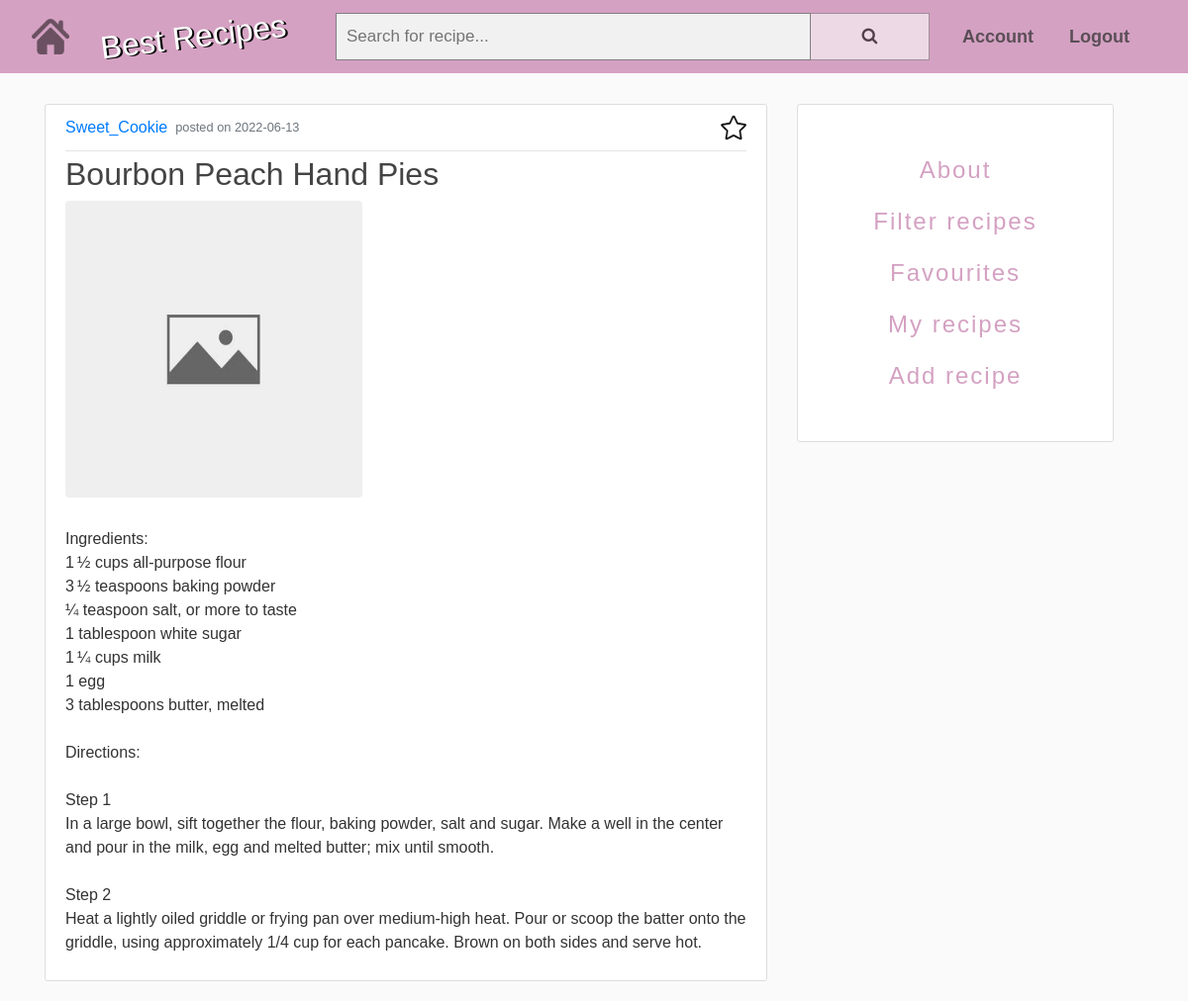
The page /recipes/1 (signed in) on the database its author committed.
### recipes_app/models.py (models this page shows, shortened)
class User(db.Model, UserMixin):
    id = db.Column(db.Integer, primary_key=True)
    username = db.Column(db.String(20), unique=True, nullable=False)
    email = db.Column(db.String(50), unique=True, nullable=False)
    profile_picture = db.Column(db.String(20), nullable=False, default='default_profile_picture.jpg')
    password = db.Column(db.String(60), nullable=False)
    uploaded_recipes = db.relationship('Recipe', backref='author', lazy=True)
    favourite_recipes = db.relationship('Recipe', secondary=lambda: users_favourites_table)
    favourites = association_proxy("favourite_recipes", "recipe_name")

class Recipe(db.Model):
    id = db.Column(db.Integer, primary_key=True)
    recipe_name = db.Column(db.String(60), nullable=False)
    date_posted = db.Column(db.DateTime, nullable=False, default=datetime.utcnow)
    food_image = db.Column(db.String(20), nullable=False, default='default_food_image.jpg')
    description = db.Column(db.String(500), nullable=False)
    user_id = db.Column(db.Integer, db.ForeignKey('user.id'), nullable=False)
    is_private = db.Column(db.Boolean, nullable=False, default=False)
    recipe_tags = db.relationship("Tag", secondary=lambda: recipes_tags_table)
    tags = association_proxy("recipe_tags", "tag")

### recipes_app/routes.py (the view)
@app.route("/recipes/<int:recipe_id>", endpoint='show_recipe')
def show_recipe(recipe_id):
    recipe = Recipe.query.get_or_404(recipe_id)
    if not recipe.is_private or recipe.author == current_user:
        if current_user.is_authenticated:
            icon = '../static/star2.png' if recipe.recipe_name in current_user.favourites else '../static/star.png'
        else:
            icon = '../static/star2.png'
        return render_template("recipe.html", title=recipe.recipe_name, recipe=recipe, icon=icon)
    return render_template("error_message.html", message='Access denied. You are not authorized to do this action.')

### recipes_app/forms.py
class SearchbarForm(FlaskForm):
    search = StringField("Search", validators=[DataRequired()])
    submit = SubmitField('Submit')

### recipes_app/models.py (called while the page is built)
@login_manager.user_loader
def load_user(user_id):
    return User.query.get(int(user_id))

### recipes_app/routes.py (called while the page is built)
@app.context_processor
def base():
    form = SearchbarForm()
    return dict(form=form)

### recipes_app/templates/recipe.html (shortened to what this page needs)
{% extends "basic_layout.html" %}
{% block content %}
    <article class="media content-section">
        <div class="media-body">
            <div class="article-metadata">
                <a class="mr-2"
                   href="{{ url_for('show_user_recipes', username=recipe.author.username) }}">{{ recipe.author.username }}</a>
                <small class="text-muted"> posted on {{ recipe.date_posted.strftime('%Y-%m-%d') }}</small>
                <div class="recipe-options">
                    {% if current_user.is_authenticated %}
                        <div class="stark-container">
                            <a href="{{ url_for('favourite_recipe', recipe_id=recipe.id) }}">
                                <img class="star-icon" src="{{icon}}"/>
                            </a>
                        </div>
                    {% endif %}
                </div>
            </div>
            <h2 class="article-title">{{ recipe.recipe_name }}</h2>
            <img class="rounded article-img" src="{{ url_for('static', filename='food_images/' + recipe.food_image) }}">
            <p class="article-content">{{ recipe.description }}</p>
        </div>
    </article>
{% endblock content %}

### recipes_app/static/main.css (style rules this page uses)
body { background: #fafafa; color: #333333; margin-top: 5rem; }
h1, h2, h3, h4, h5, h6 { color: #444444; }
.content-section { background: #ffffff; padding: 10px 20px; border: 1px solid #dddddd; border-radius: 3px; margin-bottom: 20px; }
.article-title { color: #444444; }
.article-content { white-space: pre-line; margin-top: 30px; }
.article-img { height: 300px; width: 300px; margin-right: 16px; }
.article-metadata { padding-bottom: 10px; margin-bottom: 4px; border-bottom: 1px solid #e3e3e3; display: flex; align-items: center; }
body { font-family: Arial; }
* { box-sizing: border-box; }
.star-icon { margin: auto; height: 26px; transition: 1s; }
.recipe-options { padding-left: 20px; display: flex; flex: 1; align-items: center; gap: 15px; }
.stark-container { display: flex; flex: 1; justify-content: flex-end; }

### rows shown on the page
User: author.username "Sweet_Cookie"
Recipe: date_posted "2022-06-13", recipe_name "Bourbon Peach Hand Pies", food_image (placeholder picture), description "Ingredients: 1 ½ cups all-purpose flour 3 ½ teaspoons baking powder ¼ teaspoon salt, or more to taste 1 tablespoon white sugar 1 ¼ cups milk 1 egg 3 tablespoons butter, melted Directions: Step 1 In a large bowl, sift together the flour, baking powder, salt and sugar. Make a well in the center and pour in the milk, egg and melted butter; mix until smooth. Step 2 Heat a lightly oiled griddle or frying pan over medium-high heat. Pour or scoop the batter onto the griddle, using approximately 1/4 cup for each pancake. Brown on both sides and serve hot."
